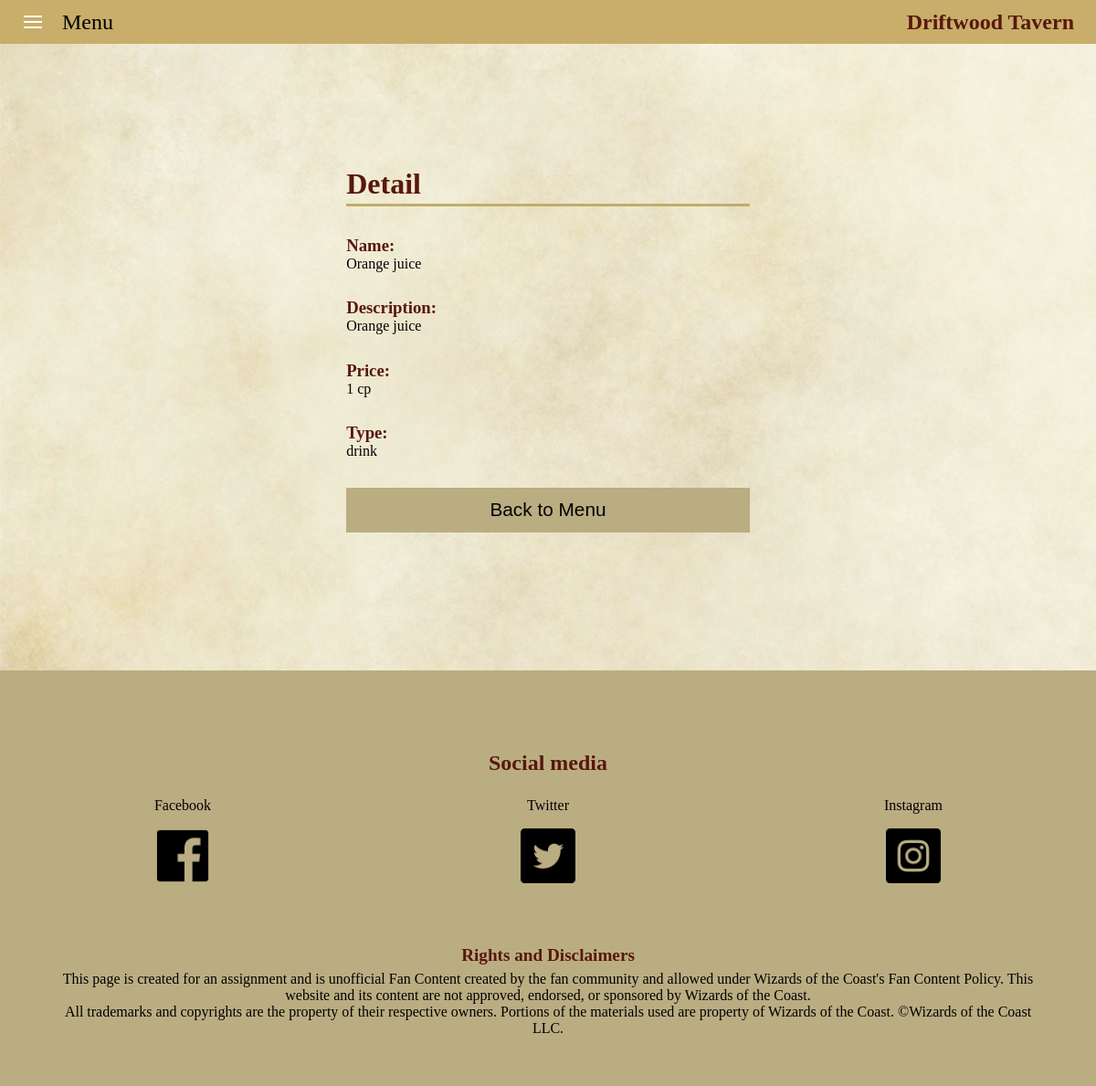
The page /menu/5/detail/ on the database its author committed.
### app_menu/models.py (models this page shows, shortened)
class Menu(Model):
    TYPE_CHOICES = [
        ('food', 'Food'),
        ('drink', 'Drink'),
    ]
    CURRENCY_CHOICES = [
        ("cp", "cp"),
        ("sp", "sp"),
        ("ep", "ep"),
        ("gp", "gp"),
        ("pp", "pp"),
    ]
    name = models.CharField(
        max_length=255,
        blank=False,
        null=False,
        validators=[MaxLengthValidator(255, message="Max 255 characters.")]
        )
    description = models.TextField(
        blank=False,
        null=False,
        validators=[MaxLengthValidator(255, message="Max 255 characters.")]
        )
    price_amount = models.PositiveIntegerField(
        null=False,
        blank=False,
        validators=[MinValueValidator(1, message="Must be greater than 0.")]
        )
    currency = models.CharField(max_length=10, choices=CURRENCY_CHOICES)
    item_type = models.CharField(max_length=10, choices=TYPE_CHOICES)
    class Meta:
        db_table = "dwt_menu_items"
        verbose_name_plural = "Menu Items"

### app_menu/views.py (the view)
# urls.py: path("<int:pk>/detail/", MenuDetailView.as_view(), name="detail"),
class MenuDetailView(MenuBaseView,DetailView):
    template_name = "menu_detail.html"
    extra_context = {
        "current_page": "Detail"
    }

### app_menu/templates/menu_detail.html
{% extends 'base.html' %}
{% load static %}
{% block content %}
<main>
    <section class="app-menu app-menu-container">
        <div class="app-menu-detail">
            <h1>{{ current_page }}</h1>
            <h3>Name:</h3>
            <p>{{ menu.name }}</p>
            <h3>Description:</h3>
            <p>{{ menu.description }}</p>
            <h3>Price:</h3>
            <p>{{ menu.price_amount }} {{ menu.currency }}</p>
            <h3>Type:</h3>
            <p>{{menu.item_type}}</p>
            <a href="{% url 'menu:all' %}"><button class="back-button">Back to Menu</button></a>
        </div>
    </section>
</main>
{% endblock %}

### static/css/main.style.css (style rules this page uses)
main { flex: 1; }

### app_menu/static/css/app.style.css (style rules this page uses)
.app-menu { margin: 2em 1em; animation: show 1.5s ease-in-out; }
.app-menu-container { display: flex; flex-direction: column; align-items: center; }
.app-menu h1 { border-bottom: 3px solid var(--colorHeaderUnderline); padding-bottom: 0.1em; margin-bottom: 0.25em; font-size: clamp(1.5em, 5vw, 2em); position: relative; margin-bottom: 1em; }
.app-menu a { text-decoration: none; color: black; }
.app-menu-create, .app-menu-delete, .app-menu-detail { margin-bottom: 1em; padding: 5%; width: 85svw; }
.app-menu-delete>h3, .app-menu-detail>h3 { margin-top: 1.5em; }
.app-menu-form input[type="submit"], .app-menu-delete input[type="submit"], .cancel-button, .back-button { cursor: pointer; width: 100%; background-color: var(--colorSendButton); font-size: 1.3em; padding: 0.6em; border: none; margin-top: 1.5em; }
@media screen and (min-width: 1080px) { .app-menu { height: max-content; display: flex; flex-direction: column; margin: 5em 3em; } }
@media screen and (min-width: 1080px) { .app-menu-create, .app-menu-delete, .app-menu-detail { width: 50%; } }

### static/css/general.style.css (style rules this page uses)
:root { --colorBackground: #EEE5CE; --colorBackgroundFooter: #BBAD82; --colorBackgroundHeader: #C9AD6A; --colorBackgoundItemsTable: #d2e6c8; --colorBackgroundLogo: #766649; --colorErrorMessage : #9C2B1B; --colorHeaderUnderline: #C0AD6A; --colorHeaderText: #58180D; --colorSendButton: #BBAD82; --colorSendButtonHover: #d2e6c8; --fontErrorMessage: "Scaly Sans"; --fontForm: "Scaly Sans"; --fontFooter: "Scaly Sans"; --fontHeaderText: "Mr Eaves Small Caps"; --fontItemsTableHeader: "Scaly Sans Bold"; --fontItemsBody: "Scaly Sans"; --fontMenu: "Scaly Sans Caps"; --fontParagraph: "Booksanity"; --imageBackgroundText: url("../media/images/background.jpg"); }
*, html { margin: 0; padding: 0; scroll-behavior: smooth; box-sizing: border-box; }
body { background-color: var(--colorBackground); background-image: var(--imageBackgroundText); display: flex; flex-direction: column; }
h1, h2, h3, h4 { color: var(--colorHeaderText); font-family: var(--fontHeaderText); }
p { font-family: var(--fontParagraph); }

### app_menu/static/css/app.general.style.css (style rules this page uses)
:root { --colorBackground: #EEE5CE; --colorBackgroundFooter: #BBAD82; --colorBackgroundHeader: #C9AD6A; --colorBackgoundItemsTable: #d2e6c8; --colorBackgroundLogo: #766649; --colorCancelButton: #9C2B1B; --colorErrorMessage: #9C2B1B; --colorHeaderUnderline: #C0AD6A; --colorHeaderText: #58180D; --colorSendButton: #BBAD82; --colorSendButtonHover: #d2e6c8; --fontErrorMessage: "Scaly Sans"; --fontForm: "Scaly Sans"; --fontFooter: "Scaly Sans"; --fontHeaderText: "Mr Eaves Small Caps"; --fontItemsTableHeader: "Scaly Sans Bold"; --fontItemsBody: "Scaly Sans"; --fontMenu: "Scaly Sans Caps"; --fontParagraph: "Booksanity"; --imageBackgroundText: url("../media/images/background.jpg"); }
*, html { margin: 0; padding: 0; scroll-behavior: smooth; box-sizing: border-box; }
body { background-color: var(--colorBackground); background-image: var(--imageBackgroundText); display: flex; flex-direction: column; }
h1, h2, h3, h4 { color: var(--colorHeaderText); font-family: var(--fontHeaderText); }
p { font-family: var(--fontParagraph); }

### rows shown on the page
Menu: name "Orange juice", description "Orange juice", price_amount "1", currency "cp", item_type "drink"

### other values the page prints
{{ current_page }} "Detail"
